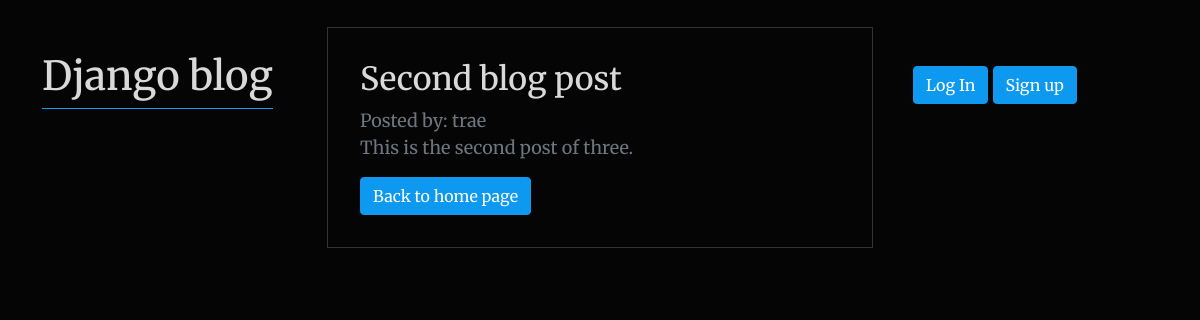
The app's page /post/2/ with its own data.
### blog/models.py (models this page shows, shortened)
class Post(models.Model):
    title = models.CharField(max_length=200)
    author = models.ForeignKey("auth.User", on_delete=models.CASCADE)
    body = models.TextField()

### blog/views.py (the view)
# urls.py: path('post/<int:pk>/', BlogDetailView.as_view(), name="post_detail"),
class BlogDetailView(DetailView):
    model = Post
    template_name = "post_detail.html"

### templates/post_detail.html
{% extends 'base.html' %}
{% block content %}
<div class="post-entry">
    <h2>{{ post.title }}</h2>
    <p>Posted by: {{ post.author }}</p>
    <p>{{ post.body }}</p>
    {% if user == post.author %}
    <a href="{% url 'post_edit' post.pk %}" class="btn btn-primary mt-3">+ Edit Blog Post</a>
    <a href="{% url 'post_delete' post.pk %}" class="btn btn-primary ms-3 mt-3">- Delete Blog Post</a>
    {% else %}
    <a href="{% url 'home' %}" class="btn btn-primary mt-3">Back to home page</a>
    {% endif %}
</div>
{% endblock content %}

### static/css/base.css (style rules this page uses)
body { font-family: 'Merriweather', serif; font-size: 18px; background-color: rgba(0, 0, 0, 0.979); }
.post-entry, .top-margin { margin-top: 5%; }
.post-entry-list, .post-entry, .border-template { padding: 2rem; border: 1px solid rgb(47, 51, 54); }
.post-entry-list h4 a, .post-entry, .post-entry-list h4 a:visited, .post-entry h4 a:visited { color:rgb(217, 217, 217) ; text-decoration: none; }
.post-entry-list p, .post-entry p { margin: 0; font-weight: 400; color: rgb(110, 118, 125); }
.btn-primary { background-color: rgb(13, 153, 240); border-color: rgb(19, 152, 235); }

### records on screen
Post: title "Second blog post", author "trae", body "This is the second post of three."
